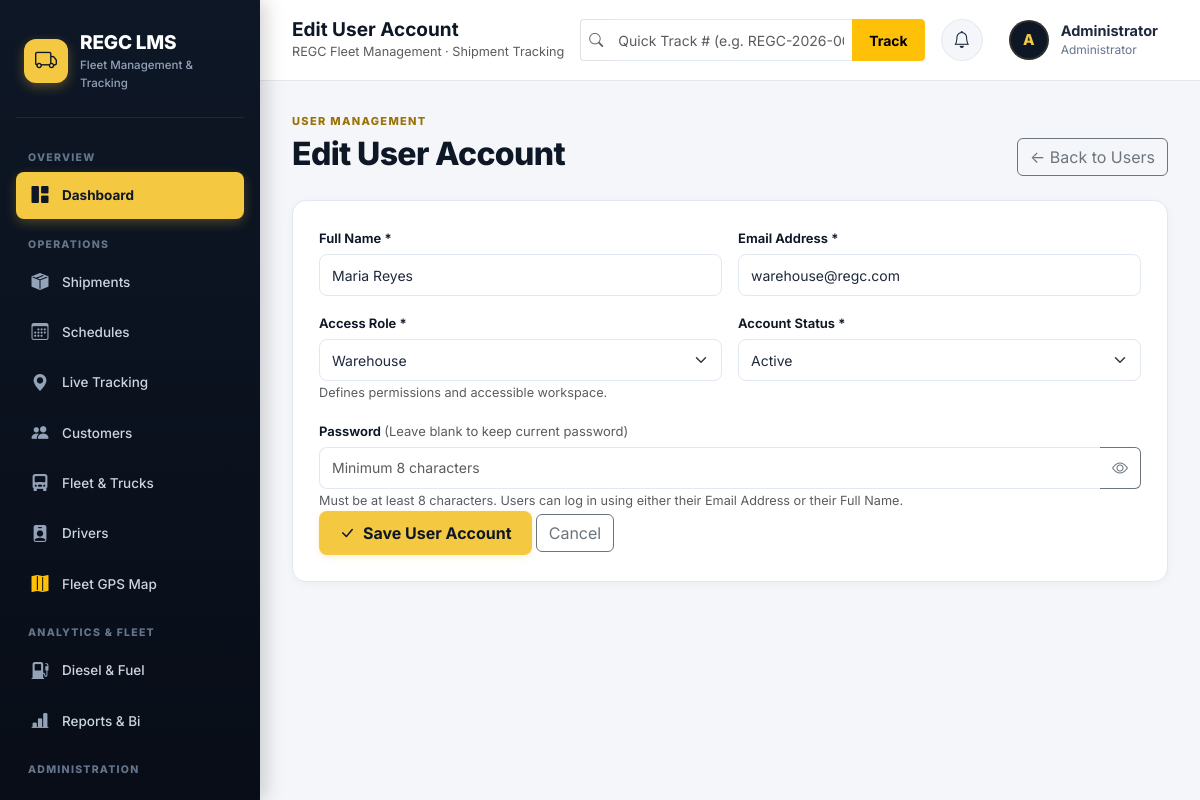
Page /index.php?route=users-form&id=3 (signed in) on the committed database.
### tables this page shows
CREATE TABLE IF NOT EXISTS users (
    id           BIGINT UNSIGNED AUTO_INCREMENT PRIMARY KEY,
    full_name    VARCHAR(150)  NOT NULL,
    email        VARCHAR(190)  NOT NULL UNIQUE,
    password     VARCHAR(255)  NOT NULL,
    role         ENUM('administrator','driver','warehouse') NOT NULL DEFAULT 'warehouse',
    status       ENUM('active','inactive') NOT NULL DEFAULT 'active',
    last_login_at DATETIME NULL,
    created_at   TIMESTAMP DEFAULT CURRENT_TIMESTAMP,
    updated_at   TIMESTAMP DEFAULT CURRENT_TIMESTAMP ON UPDATE CURRENT_TIMESTAMP,
    INDEX idx_users_role   (role),
    INDEX idx_users_status (status)
);

### app/controllers/UserController.php (called while the page is built, shortened)
<?php
require_once __DIR__ . '/../models/User.php';
class UserController
{
    private function isModalRequest(): bool
    {
        return ($_SERVER['HTTP_X_REQUESTED_WITH'] ?? '') === 'REGC-Modal';
    }
    public function form(): void
    {
        $id = (int) ($_GET['id'] ?? 0);
        $user = $id ? User::findById($id) : null;
        $modalRequest = $this->isModalRequest();
        $values = $user ?? [
            'full_name' => '',
            'email' => '',
            'role' => 'warehouse',
            'status' => 'active',
        ];
        require __DIR__ . '/../views/users/form.php';
    }
}

### config/database.php (called while the page is built)
<?php
function db(): PDO
{
    static $pdo = null;
    if ($pdo instanceof PDO) {
        return $pdo;
    }
    $host     = env('DB_HOST',     '127.0.0.1');
    $port     = env('DB_PORT',     '3306');
    $database = env('DB_DATABASE', 'regc_lms');
    $username = env('DB_USERNAME', 'root');
    $password = env('DB_PASSWORD', '');
    $dsn = "mysql:host={$host};port={$port};dbname={$database};charset=utf8mb4";
    try {
        $pdo = new PDO(
            $dsn,
            $username,
            $password,
            [
                PDO::ATTR_ERRMODE => PDO::ERRMODE_EXCEPTION,
                PDO::ATTR_DEFAULT_FETCH_MODE => PDO::FETCH_ASSOC,
                PDO::ATTR_EMULATE_PREPARES => false
            ]
        );
        return $pdo;
    } catch (PDOException $e) {
        if (defined('APP_ENV') && APP_ENV === 'development') {
            exit('Database connection failed: ' . htmlspecialchars($e->getMessage()));
        }
        http_response_code(500);
        exit(
            '<h1>Database Connection Error</h1>
             <p>Please contact the system administrator.</p>'
        );
    }
}

### app/models/User.php (called while the page is built, shortened)
<?php
class User
{
    public static function findById(int $id): ?array
    {
        $stmt = db()->prepare(
            'SELECT id, full_name, email, password, role, status, last_login_at, created_at, updated_at
             FROM users
             WHERE id = ?
             LIMIT 1'
        );
        $stmt->execute([$id]);
        return $stmt->fetch() ?: null;
    }
}

### includes/security.php (called while the page is built, shortened)
<?php
function e(?string $value): string
{
    return htmlspecialchars(
        $value ?? '',
        ENT_QUOTES,
        'UTF-8'
    );
}

### includes/auth.php (called while the page is built, shortened)
<?php
function authUser(): ?array
{
    return $_SESSION['user'] ?? null;
}

### app/views/users/form.php (the view, shortened to what this page needs)
<?php
$isEdit = !empty($values['id']);
$title = $isEdit ? 'Edit User Account' : 'Add New User Account';
$modalRequest = $modalRequest ?? false;
if (!$modalRequest) { require __DIR__ . '/../partials/header.php'; }
?>
<div data-modal-panel data-modal-title="<?= e($title); ?>">
<?php if (!$modalRequest): ?>
<div class="page-heading mb-4">
    <div><span class="eyebrow">User Management</span><h1><?= e($title); ?></h1></div>
    <a class="btn btn-outline-secondary" href="index.php?route=users">&larr; Back to Users</a>
</div>
<?php endif; ?>
<form method="post" action="index.php?route=users-save" class="<?= $modalRequest ? '' : 'workspace-card '; ?>edit-form" data-modal-form>
    <div class="row g-3">
        <div class="col-md-6">
            <label class="form-label" for="user_full_name">Full Name *</label>
            <input class="form-control" type="text" id="user_full_name" name="full_name" value="<?= e($values['full_name'] ?? ''); ?>" required maxlength="150" placeholder="e.g. Juan Dela Cruz" autofocus>
        </div>
        <div class="col-md-6">
            <label class="form-label" for="user_email">Email Address *</label>
            <input class="form-control" type="email" id="user_email" name="email" value="<?= e($values['email'] ?? ''); ?>" required maxlength="190" placeholder="user@regc.com">
        </div>
        <div class="col-md-6">
            <label class="form-label" for="user_role">Access Role *</label>
            <select class="form-select" id="user_role" name="role" required>
                <?php foreach (User::ROLES as $r): ?>
                    <option value="<?= e($r); ?>" <?= ($values['role'] ?? '') === $r ? 'selected' : ''; ?>><?= e(ucfirst($r)); ?></option>
                <?php endforeach; ?>
            </select>
            <small class="form-text text-muted">Defines permissions and accessible workspace.</small>
        </div>
        <div class="col-md-6">
            <label class="form-label" for="user_status">Account Status *</label>
            <select class="form-select" id="user_status" name="status" required>
                <?php foreach (User::STATUSES as $s): ?>
                    <option value="<?= e($s); ?>" <?= ($values['status'] ?? '') === $s ? 'selected' : ''; ?>><?= e(ucfirst($s)); ?></option>
                <?php endforeach; ?>
            </select>
        </div>
        <div class="col-12">
            <label class="form-label" for="user_password">
                Password <?= $isEdit ? '<span class="text-muted fw-normal">(Leave blank to keep current password)</span>' : '*'; ?>
            </label>
            <div class="input-group">
                <input class="form-control border-end-0" type="password" id="user_password" name="password" minlength="8" <?= $isEdit ? '' : 'required'; ?> placeholder="Minimum 8 characters" autocomplete="new-password">
                <button class="btn btn-outline-secondary password-toggle border-start-0" type="button" data-password-toggle aria-label="Show password" aria-pressed="false">
                    <i class="bi bi-eye"></i>
                </button>
            </div>
            <small class="form-text text-muted">Must be at least 8 characters. Users can log in using either their Email Address or their Full Name.</small>
        </div>
    </div>
    <div class="form-actions">
        <button class="btn btn-regc" type="submit">
            <i class="bi bi-check-lg"></i> Save User Account
        </button>
        <a class="btn btn-outline-secondary" href="index.php?route=users" data-modal-close>Cancel</a>
    </div>
</form>
</div>
<?php if (!$modalRequest) { require __DIR__ . '/../partials/footer.php'; } ?>

### app/views/partials/header.php (shortened to what this page needs)
<!DOCTYPE html>
<html lang="en">
<head>
    <link href="https://cdn.jsdelivr.net/npm/bootstrap@5.3.8/dist/css/bootstrap.min.css" rel="stylesheet">
    <link href="https://cdn.jsdelivr.net/npm/bootstrap-icons@1.13.1/font/bootstrap-icons.min.css" rel="stylesheet">
    <link href="public/css/app.css" rel="stylesheet">
</head>
<body>
<div class="app-layout">
<?php require __DIR__ . '/sidebar.php'; ?>
<main class="main-content">
    <header class="topbar">
        <div class="topbar-left">
            <div>
                <h4 class="mb-0 fw-bold" style="font-size: 19px; color: var(--navy);"><?= e($title ?? 'REGC LMS'); ?></h4>
                <small class="text-muted d-none d-sm-block">REGC Fleet Management &middot; Shipment Tracking</small>
            </div>
        </div>
        <div class="topbar-search d-none d-lg-block mx-3 flex-grow-1" style="max-width: 380px;">
            <form action="index.php" method="GET" class="m-0">
                <div class="input-group input-group-sm">
                    <span class="input-group-text bg-white border-end-0 text-muted"><i class="bi bi-search"></i></span>
                    <input type="text" name="number" class="form-control border-start-0" placeholder="Quick Track # (e.g. REGC-2026-000001)..." required>
                    <button class="btn btn-warning btn-sm fw-bold px-3" type="submit">Track</button>
                </div>
            </form>
        </div>
        <div class="topbar-right">
            <a href="index.php?route=notifications" class="notif-bell-btn" title="Notifications">
                <i class="bi bi-bell"></i>
            </a>
            <a href="index.php?route=account" class="user-profile" title="View Account Profile">
                <div class="avatar"><?= e(strtoupper(substr(authUser()['name'] ?? 'U', 0, 1))); ?></div>
                <div class="d-none d-md-block text-start">
                    <strong class="d-block text-truncate" style="max-width: 140px;"><?= e(authUser()['name'] ?? 'User'); ?></strong>
                    <small><?= e(ucfirst(authUser()['role'] ?? 'staff')); ?></small>
                </div>
            </a>
        </div>
    </header>
    <section class="dashboard-area">

### public/css/app.css (style rules this page uses)
:root { --navy: #0e1726; --navy-dark: #080d17; --navy-light: #162235; --navy-soft: #1f2f45; --navy-accent: #2c3e55; --gold: #f5c842; --gold-dark: #d9ab24; --gold-light: rgba(245, 200, 66, 0.14); --gold-glow: rgba(245, 200, 66, 0.35); --background: #f4f6fa; --card-bg: #ffffff; --text: #1e293b; --text-muted: #64748b; --border: #e2e8f0; --border-light: #edf2f7; --radius-sm: 8px; --radius: 14px; --radius-lg: 20px; --shadow-sm: 0 2px 8px rgba(15, 23, 42, 0.04); --shadow: 0 8px 24px rgba(15, 23, 42, 0.06); --shadow-lg: 0 18px 45px rgba(15, 23, 42, 0.12); --transition: all 0.22s cubic-bezier(0.4, 0, 0.2, 1); }
* { box-sizing: border-box; }
html { scroll-behavior: smooth; }
body { margin: 0; background: var(--background); color: var(--text); font-family: 'Inter', system-ui, -apple-system, BlinkMacSystemFont, "Segoe UI", Roboto, sans-serif; font-size: 14.5px; line-height: 1.55; -webkit-font-smoothing: antialiased; }
.btn-regc { background: var(--gold); color: var(--navy); font-weight: 700; border: 0; padding: 10px 20px; border-radius: var(--radius-sm); transition: var(--transition); display: inline-flex; align-items: center; justify-content: center; gap: 8px; text-decoration: none; box-shadow: 0 2px 6px rgba(245, 200, 66, 0.25); }
.eyebrow { text-transform: uppercase; letter-spacing: 0.12em; font-size: 11px; font-weight: 800; color: #9a7206; }
.app-layout { min-height: 100vh; display: flex; }
.main-content { margin-left: 260px; width: calc(100% - 260px); min-height: 100vh; display: flex; flex-direction: column; }
.topbar { min-height: 72px; padding: 14px 32px; background: rgba(255, 255, 255, 0.95); backdrop-filter: blur(10px); border-bottom: 1px solid var(--border); display: flex; justify-content: space-between; align-items: center; position: sticky; top: 0; z-index: 1020; transition: box-shadow 0.2s ease; }
.topbar-left { display: flex; align-items: center; gap: 16px; }
.topbar-right { display: flex; align-items: center; gap: 16px; }
.notif-bell-btn { position: relative; width: 42px; height: 42px; border-radius: 50%; background: var(--background); border: 1px solid var(--border); display: flex; align-items: center; justify-content: center; color: var(--text); font-size: 17px; text-decoration: none; transition: var(--transition); }
.user-profile { display: flex; align-items: center; gap: 12px; padding: 6px 10px; border-radius: var(--radius-sm); text-decoration: none; color: var(--text); transition: var(--transition); }
.avatar { width: 40px; height: 40px; border-radius: 50%; background: var(--navy); color: var(--gold); display: flex; justify-content: center; align-items: center; font-weight: 800; font-size: 15px; border: 2px solid var(--gold-light); }
.user-profile small { display: block; color: var(--text-muted); font-size: 12px; margin-top: -2px; }
.dashboard-area { padding: 28px 32px 48px; flex: 1; }
.page-heading { display: flex; justify-content: space-between; align-items: flex-end; margin-bottom: 24px; gap: 16px; flex-wrap: wrap; }
.page-heading h1 { font-size: clamp(24px, 3vw, 32px); font-weight: 800; margin: 4px 0 2px; letter-spacing: -0.02em; color: var(--navy); }
.workspace-card { background: white; padding: 26px; border-radius: var(--radius); border: 1px solid var(--border); box-shadow: var(--shadow-sm); margin-bottom: 24px; }
.form-label { font-size: 13px; font-weight: 650; color: var(--navy); margin-bottom: 6px; }
.form-control, .form-select { min-height: 42px; border-radius: var(--radius-sm); border: 1px solid var(--border); font-size: 14px; color: var(--text); transition: var(--transition); }

### rows in the picture
users: id "Edit User Account", full_name "Maria Reyes", email "warehouse@regc.com", role "Warehouse", status "Active"

### other values in the picture
substr(authUser()['name'] ?? 'U', 0, 1) "A"
authUser()['name'] "Administrator"
authUser()['role'] "Administrator"
